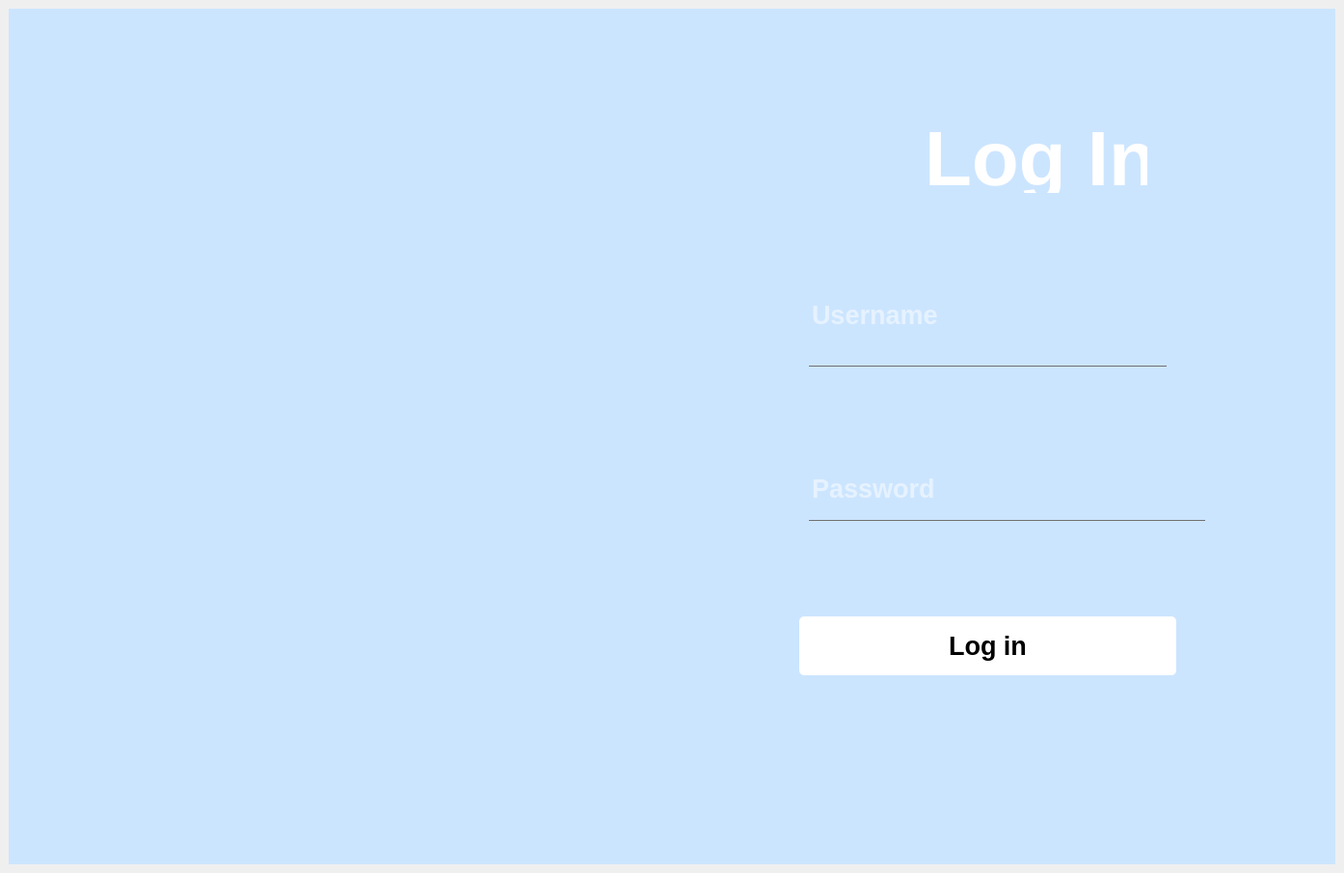
<?xml version="1.0" encoding="UTF-8"?>
<ui version="4.0">
 <class>MainWindow</class>
 <widget class="QMainWindow" name="MainWindow">
  <property name="geometry">
   <rect>
    <x>0</x>
    <y>0</y>
    <width>1394</width>
    <height>905</height>
   </rect>
  </property>
  <property name="windowTitle">
   <string>MainWindow</string>
  </property>
  <widget class="QWidget" name="centralwidget">
   <layout class="QGridLayout" name="gridLayout_2">
    <item row="0" column="0">
     <widget class="QWidget" name="widget" native="true">
      <property name="styleSheet">
       <string notr="true">background-color: rgb(204, 229, 255);</string>
      </property>
      <layout class="QGridLayout" name="gridLayout"/>
      <widget class="QLineEdit" name="lineEdit">
       <property name="geometry">
        <rect>
         <x>830</x>
         <y>270</y>
         <width>371</width>
         <height>101</height>
        </rect>
       </property>
       <property name="maximumSize">
        <size>
         <width>16777215</width>
         <height>101</height>
        </size>
       </property>
       <property name="font">
        <font>
         <pointsize>20</pointsize>
         <weight>75</weight>
         <bold>true</bold>
        </font>
       </property>
       <property name="styleSheet">
        <string notr="true">background-color: rgba(0, 0, 0,0);
border : 1px solid rgba(0,0,0,0);
border-bottom-color: rgba(46, 82,101,255);
border-bottom-color: rgb(112, 112, 112);
color: rgb(255, 255, 255);
padding-bottom: 7px
</string>
       </property>
       <property name="placeholderText">
        <string>Username</string>
       </property>
      </widget>
      <widget class="QLineEdit" name="lineEdit_2">
       <property name="geometry">
        <rect>
         <x>830</x>
         <y>470</y>
         <width>411</width>
         <height>61</height>
        </rect>
       </property>
       <property name="maximumSize">
        <size>
         <width>16777215</width>
         <height>61</height>
        </size>
       </property>
       <property name="font">
        <font>
         <pointsize>20</pointsize>
         <weight>75</weight>
         <bold>true</bold>
         <strikeout>false</strikeout>
        </font>
       </property>
       <property name="tabletTracking">
        <bool>false</bool>
       </property>
       <property name="styleSheet">
        <string notr="true">background-color: rgba(0, 0, 0,0);
border : 1px solid rgba(0,0,0,0);
border-bottom-color: rgba(46, 82,101,255);
border-bottom-color: rgb(112, 112, 112);
color: rgb(255, 255, 255);
padding-bottom: 7px
</string>
       </property>
       <property name="echoMode">
        <enum>QLineEdit::Password</enum>
       </property>
       <property name="readOnly">
        <bool>false</bool>
       </property>
       <property name="placeholderText">
        <string>Password</string>
       </property>
       <property name="clearButtonEnabled">
        <bool>false</bool>
       </property>
      </widget>
      <widget class="QPushButton" name="pushButton">
       <property name="geometry">
        <rect>
         <x>820</x>
         <y>630</y>
         <width>391</width>
         <height>61</height>
        </rect>
       </property>
       <property name="maximumSize">
        <size>
         <width>16777215</width>
         <height>61</height>
        </size>
       </property>
       <property name="font">
        <font>
         <pointsize>20</pointsize>
         <weight>75</weight>
         <bold>true</bold>
        </font>
       </property>
       <property name="styleSheet">
        <string notr="true">
QPushButton {
    
   background-color: rgb(255, 255, 255);
    border-radius: 5px;
    color: black; /* Couleur du texte */
    
}


QPushButton:hover {

background-color: rgb(0, 0, 127);
}



QPushButton:pressed {
    background-color: rgb(0, 0, 0);
}

</string>
       </property>
       <property name="text">
        <string>Log in</string>
       </property>
      </widget>
      <widget class="QLabel" name="label_3">
       <property name="geometry">
        <rect>
         <x>950</x>
         <y>110</y>
         <width>231</width>
         <height>81</height>
        </rect>
       </property>
       <property name="maximumSize">
        <size>
         <width>16777215</width>
         <height>81</height>
        </size>
       </property>
       <property name="font">
        <font>
         <pointsize>60</pointsize>
         <weight>75</weight>
         <bold>true</bold>
        </font>
       </property>
       <property name="styleSheet">
        <string notr="true">color: rgb(255, 255, 255);</string>
       </property>
       <property name="text">
        <string>Log In</string>
       </property>
       <property name="textFormat">
        <enum>Qt::RichText</enum>
       </property>
      </widget>
      <widget class="QLabel" name="label_2">
       <property name="geometry">
        <rect>
         <x>40</x>
         <y>90</y>
         <width>681</width>
         <height>651</height>
        </rect>
       </property>
       <property name="styleSheet">
        <string notr="true">image: url(:/im/SII-removebg-preview.png);</string>
       </property>
       <property name="text">
        <string/>
       </property>
      </widget>
      <zorder>label_3</zorder>
      <zorder>label_2</zorder>
      <zorder>lineEdit</zorder>
      <zorder>pushButton</zorder>
      <zorder>lineEdit_2</zorder>
     </widget>
    </item>
   </layout>
  </widget>
 </widget>
 <resources>
  <include location="../im.qrc"/>
 </resources>
 <connections/>
</ui>
